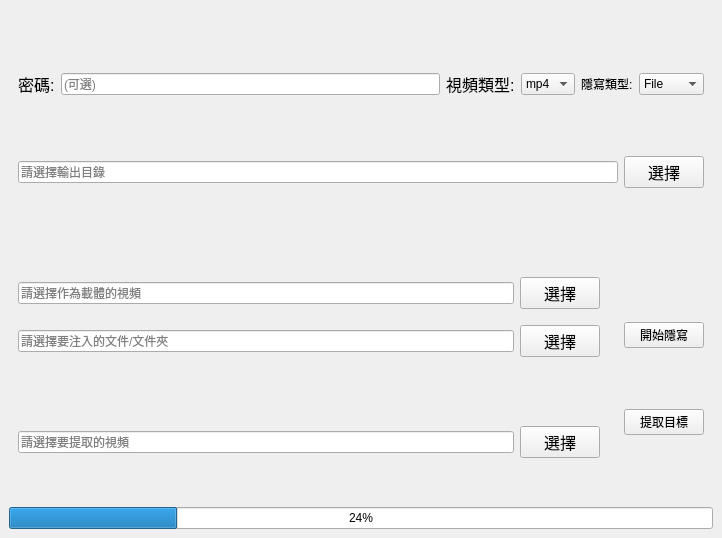
<?xml version="1.0" encoding="UTF-8"?>
<ui version="4.0">
 <class>MainWindow</class>
 <widget class="QMainWindow" name="MainWindow">
  <property name="geometry">
   <rect>
    <x>0</x>
    <y>0</y>
    <width>722</width>
    <height>538</height>
   </rect>
  </property>
  <property name="windowTitle">
   <string>MainWindow</string>
  </property>
  <widget class="QWidget" name="centralwidget">
   <layout class="QVBoxLayout" name="verticalLayout_5">
    <item>
     <widget class="QWidget" name="widget_2" native="true">
      <layout class="QVBoxLayout" name="verticalLayout">
       <item>
        <layout class="QHBoxLayout" name="horizontalLayout_5">
         <item>
          <layout class="QHBoxLayout" name="horizontalLayout_2">
           <item>
            <widget class="QLabel" name="label">
             <property name="font">
              <font>
               <pointsize>12</pointsize>
              </font>
             </property>
             <property name="text">
              <string>密碼:</string>
             </property>
            </widget>
           </item>
           <item>
            <widget class="QLineEdit" name="pwdEdit">
             <property name="placeholderText">
              <string>(可選)</string>
             </property>
            </widget>
           </item>
          </layout>
         </item>
         <item>
          <layout class="QHBoxLayout" name="horizontalLayout_3">
           <item>
            <widget class="QLabel" name="label_2">
             <property name="font">
              <font>
               <pointsize>12</pointsize>
              </font>
             </property>
             <property name="text">
              <string>視頻類型:</string>
             </property>
            </widget>
           </item>
           <item>
            <widget class="QComboBox" name="videoTypeCbx">
             <item>
              <property name="text">
               <string>mp4</string>
              </property>
             </item>
             <item>
              <property name="text">
               <string>mkv</string>
              </property>
             </item>
            </widget>
           </item>
          </layout>
         </item>
         <item>
          <layout class="QHBoxLayout" name="horizontalLayout_4">
           <item>
            <widget class="QLabel" name="label_3">
             <property name="text">
              <string>隱寫類型:</string>
             </property>
            </widget>
           </item>
           <item>
            <widget class="QComboBox" name="injectTypeCbx">
             <item>
              <property name="text">
               <string>File</string>
              </property>
             </item>
             <item>
              <property name="text">
               <string>Folder</string>
              </property>
             </item>
            </widget>
           </item>
          </layout>
         </item>
        </layout>
       </item>
       <item>
        <layout class="QHBoxLayout" name="horizontalLayout">
         <item>
          <widget class="QLineEdit" name="outputPathEdit">
           <property name="readOnly">
            <bool>true</bool>
           </property>
           <property name="placeholderText">
            <string>請選擇輸出目錄</string>
           </property>
          </widget>
         </item>
         <item>
          <widget class="QPushButton" name="outputPathSelBtn">
           <property name="font">
            <font>
             <pointsize>12</pointsize>
            </font>
           </property>
           <property name="text">
            <string>選擇</string>
           </property>
          </widget>
         </item>
        </layout>
       </item>
      </layout>
     </widget>
    </item>
    <item>
     <layout class="QHBoxLayout" name="horizontalLayout_9">
      <item>
       <layout class="QVBoxLayout" name="verticalLayout_4">
        <item>
         <widget class="QWidget" name="widget" native="true">
          <layout class="QVBoxLayout" name="verticalLayout_2">
           <item>
            <layout class="QHBoxLayout" name="horizontalLayout_6">
             <item>
              <widget class="QLineEdit" name="coverVideoPathEdit">
               <property name="readOnly">
                <bool>true</bool>
               </property>
               <property name="placeholderText">
                <string>請選擇作為載體的視頻</string>
               </property>
              </widget>
             </item>
             <item>
              <widget class="QPushButton" name="coverVideoSelBtn">
               <property name="font">
                <font>
                 <pointsize>12</pointsize>
                </font>
               </property>
               <property name="text">
                <string>選擇</string>
               </property>
              </widget>
             </item>
            </layout>
           </item>
           <item>
            <layout class="QHBoxLayout" name="horizontalLayout_7">
             <item>
              <widget class="QLineEdit" name="injectPathEdit">
               <property name="readOnly">
                <bool>true</bool>
               </property>
               <property name="placeholderText">
                <string>請選擇要注入的文件/文件夾</string>
               </property>
              </widget>
             </item>
             <item>
              <widget class="QPushButton" name="injectPathSelBtn">
               <property name="font">
                <font>
                 <pointsize>12</pointsize>
                </font>
               </property>
               <property name="text">
                <string>選擇</string>
               </property>
              </widget>
             </item>
            </layout>
           </item>
          </layout>
         </widget>
        </item>
        <item>
         <widget class="QWidget" name="widget_3" native="true">
          <layout class="QHBoxLayout" name="horizontalLayout_8">
           <item>
            <widget class="QLineEdit" name="extractVideoPathEdit">
             <property name="readOnly">
              <bool>true</bool>
             </property>
             <property name="placeholderText">
              <string>請選擇要提取的視頻</string>
             </property>
            </widget>
           </item>
           <item>
            <widget class="QPushButton" name="extractVideoSelBtn">
             <property name="font">
              <font>
               <pointsize>12</pointsize>
              </font>
             </property>
             <property name="text">
              <string>選擇</string>
             </property>
            </widget>
           </item>
          </layout>
         </widget>
        </item>
       </layout>
      </item>
      <item>
       <widget class="QWidget" name="widget_4" native="true">
        <layout class="QVBoxLayout" name="verticalLayout_3">
         <item>
          <widget class="QPushButton" name="startStegBtn">
           <property name="text">
            <string>開始隱寫</string>
           </property>
          </widget>
         </item>
         <item>
          <widget class="QPushButton" name="extractBtn">
           <property name="text">
            <string>提取目標</string>
           </property>
          </widget>
         </item>
        </layout>
       </widget>
      </item>
     </layout>
    </item>
    <item>
     <widget class="QProgressBar" name="progressBar">
      <property name="value">
       <number>24</number>
      </property>
     </widget>
    </item>
   </layout>
  </widget>
 </widget>
 <resources/>
 <connections/>
</ui>
